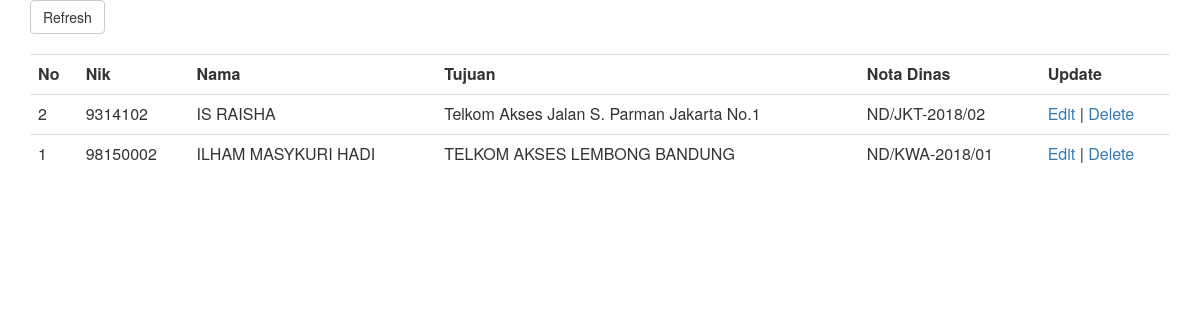
The app's page /perjalanan/index.php, older data.
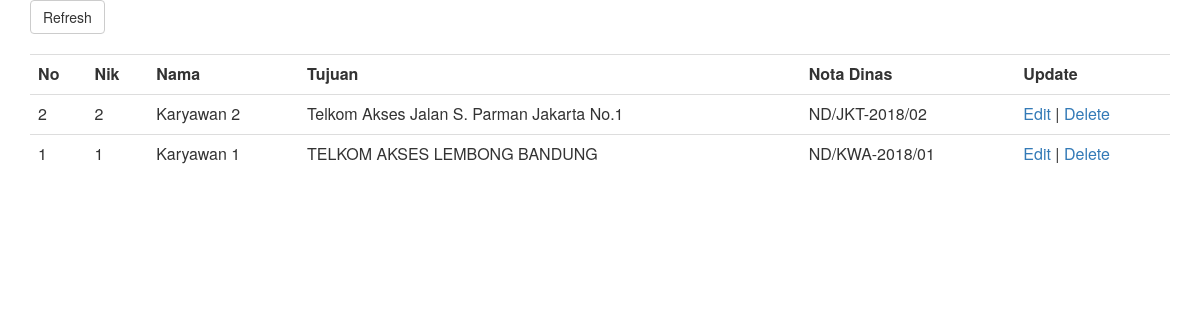
The same page, newer data.
### tables this page shows
CREATE TABLE `perjalanan` (
  `id` int(11) NOT NULL,
  `nik` varchar(8) NOT NULL,
  `nama` varchar(30) NOT NULL,
  `tujuan` varchar(100) NOT NULL,
  `nodin` varchar(50) NOT NULL
);

### perjalanan/index.php (the view, shortened to what this page needs)
<?php
include_once("config.php");
$result = mysqli_query($mysqli, "SELECT * FROM perjalanan ORDER BY id DESC");
?>
<html>
<head>
  <link rel="stylesheet" href="bootstrap.min.css">
<head>
</head>
</head>
<body>
<div class="container">
    <a href="index.php" type="button" class="btn btn-default">Refresh</a><br/><br/>
    <table class="table">
    <tr>
        <th>No</th>
        <th>Nik</th>
        <th>Nama</th>
        <th>Tujuan</th>
        <th>Nota Dinas</th>
        <th>Update</th>
    </tr>
    <?php
    while($user_data = mysqli_fetch_array($result)) {
        echo "<tr>";
        echo "<td>".$user_data['id']."</td>";
        echo "<td>".$user_data['nik']."</td>";
        echo "<td>".$user_data['nama']."</td>";
        echo "<td>".$user_data['tujuan']."</td>";
        echo "<td>".$user_data['nodin']."</td>";
        echo "<td><a href='edit.php?id=$user_data[id]'>Edit</a> | <a href='delete.php?id=$user_data[id]'>Delete</a></td></tr>";
    }
    ?>
    </table>
</div>
</body>
</html>

Row changes from the older to the newer data that the page shows:
changed perjalanan "Telkom Akses Jalan S. Parman Jakarta No.1": nik "9314102" → "2"; nama "IS RAISHA" → "Karyawan 2"
changed perjalanan "TELKOM AKSES LEMBONG BANDUNG": nik "98150002" → "1"; nama "ILHAM MASYKURI HADI" → "Karyawan 1"
